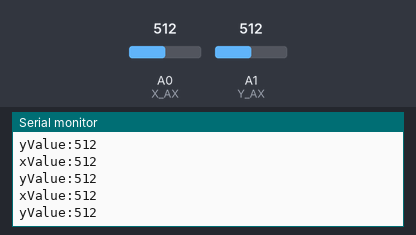
Recording of a sketch running on a simulated Arduino Uno, built with avr-gcc and run on an emulated ATmega328P. Shown: the last lines printed to the serial monitor. The test bench sets the inputs (shaded band); at power-on: A1 (Y_AX) = 512, A0 (X_AX) = 512. No radio packets arrive unless stated.

Above: at 2.7 s.
2.8 s: A1 (Y_AX) set to 988
At 2.83 s:
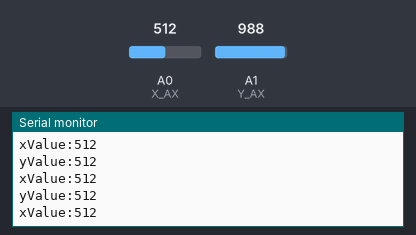
5.8 s: A1 (Y_AX) set to 1009
At 5.8 s:
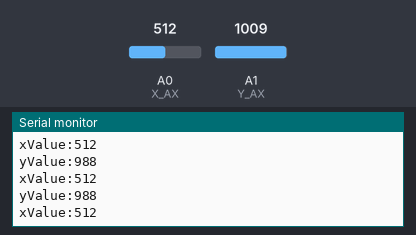
Timing chart, 0 to 8.8 s (numbered marks = the images above; inputs shaded):
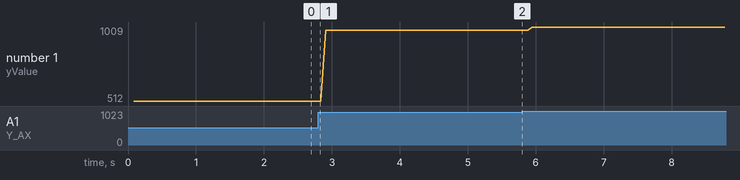

The sketch:

VW_transmitter_version.ino
```cpp
#include <VirtualWire.h>
const int X_AX = A0;
const int Y_AX = A1;
void setup()
{
  Serial.begin(9600);
  Serial.println("setup");
  vw_setup(2000);
  vw_set_tx_pin(12);
}
void loop()
{
  int xval = analogRead(X_AX);
  int yval = analogRead(Y_AX);
  const char *msg;
  if(xval<=261&&xval>=0)//backward
  {msg = "2"; //send a to the receiver
  }
  else if(xval<=1023&&xval>=782) //forward
  {
   msg = "1";
  }
  else if(yval<=1023&&yval>=782)//right
  {
 msg = "4";
  }
  else if (yval<=261 && yval>=0)//left
  {
  msg = "3";
  }
  else
  {
msg = "M";
  }
  vw_send((uint8_t *)msg, strlen(msg));
   vw_wait_tx();
   delay(10);
   Serial.print("xValue:");
  Serial.println(xval);
  Serial.print("yValue:");
  Serial.println(yval);
}
```

Measured:
- plotted number 1: 512 → 988 after the input at 2.8 s, 988 → 1009 after the input at 5.8 s
